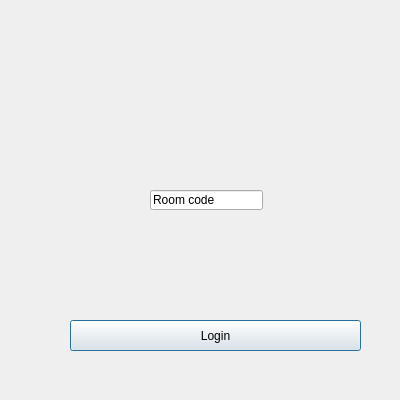
<?xml version="1.0" encoding="UTF-8"?>
<ui version="4.0">
 <class>Dialog</class>
 <widget class="QDialog" name="Dialog">
  <property name="geometry">
   <rect>
    <x>0</x>
    <y>0</y>
    <width>400</width>
    <height>400</height>
   </rect>
  </property>
  <property name="maximumSize">
   <size>
    <width>400</width>
    <height>400</height>
   </size>
  </property>
  <property name="windowTitle">
   <string>Dialog</string>
  </property>
  <property name="styleSheet">
   <string notr="true">background-image: url(:/resources/img/background.png);
</string>
  </property>
  <widget class="QPushButton" name="pushButton">
   <property name="geometry">
    <rect>
     <x>70</x>
     <y>320</y>
     <width>291</width>
     <height>31</height>
    </rect>
   </property>
   <property name="minimumSize">
    <size>
     <width>0</width>
     <height>0</height>
    </size>
   </property>
   <property name="maximumSize">
    <size>
     <width>291</width>
     <height>31</height>
    </size>
   </property>
   <property name="baseSize">
    <size>
     <width>291</width>
     <height>31</height>
    </size>
   </property>
   <property name="autoFillBackground">
    <bool>false</bool>
   </property>
   <property name="styleSheet">
    <string notr="true">background-color: rgb(54, 54, 54); font-size:14pt;\ncolor: rgb(255, 255, 255); border: 2px solid white;border-radius: 10px;</string>
   </property>
   <property name="text">
    <string>Login</string>
   </property>
  </widget>
  <widget class="QLineEdit" name="lineEdit">
   <property name="geometry">
    <rect>
     <x>150</x>
     <y>190</y>
     <width>113</width>
     <height>20</height>
    </rect>
   </property>
   <property name="styleSheet">
    <string notr="true">border: 2px solid white;\n border-radius: 10px;\ncolor: rgb(255, 255, 255);</string>
   </property>
   <property name="text">
    <string>Room code</string>
   </property>
  </widget>
 </widget>
 <resources/>
 <connections/>
</ui>
